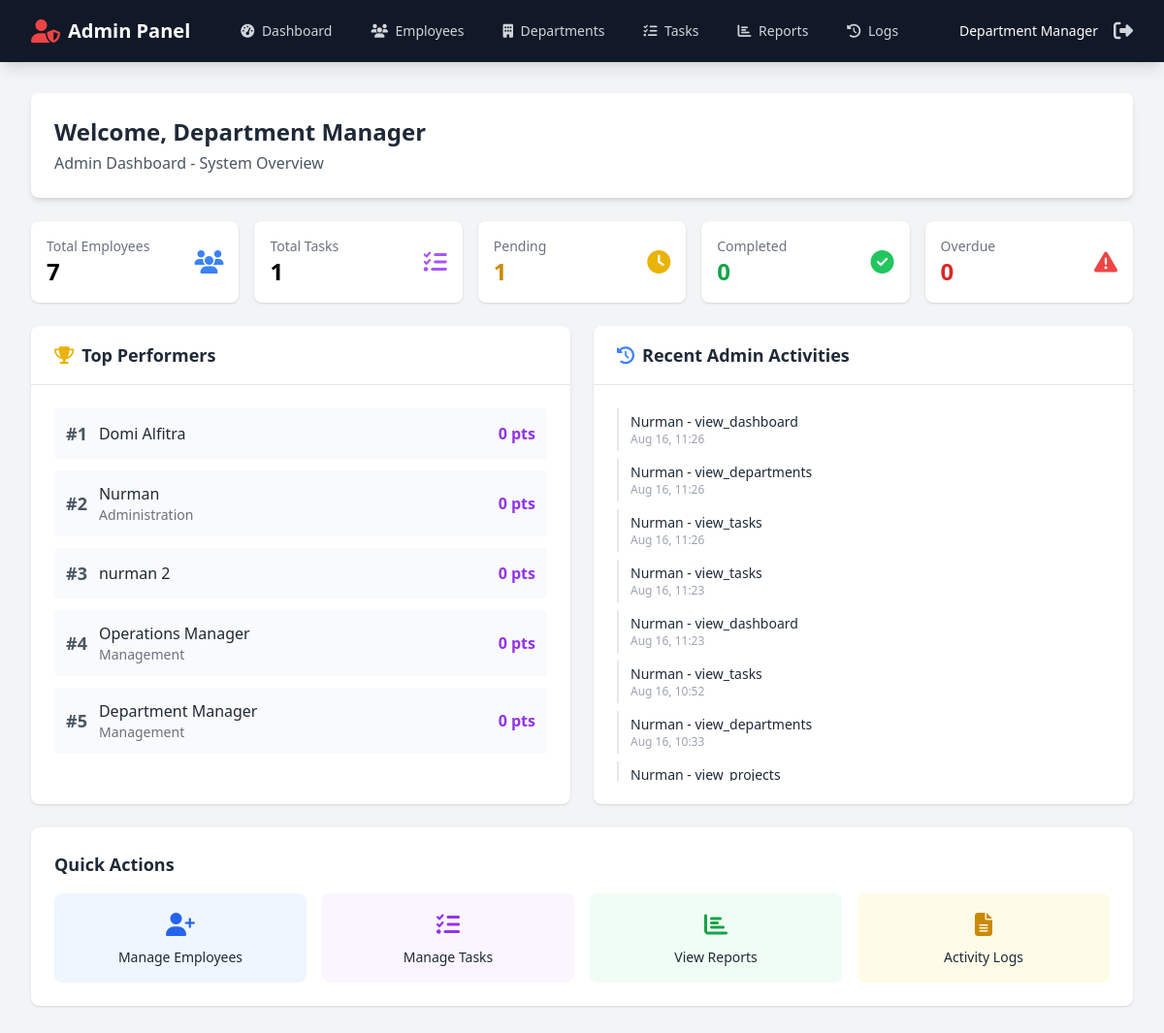
Screenshot of /admin/dashboard.php (signed in) with the database file from the repository.
### tables this page shows
CREATE TABLE `employees` (
  `id` int(11) NOT NULL,
  `name` varchar(100) NOT NULL,
  `email` varchar(100) NOT NULL,
  `password` varchar(255) NOT NULL,
  `role` enum('admin','manager','employee') DEFAULT 'employee',
  `whatsapp_number` varchar(20) DEFAULT NULL,
  `department` varchar(50) DEFAULT NULL,
  `total_points` int(11) DEFAULT 0,
  `notification_enabled` tinyint(1) DEFAULT 1,
  `created_at` timestamp NOT NULL DEFAULT current_timestamp()
);

CREATE TABLE `admin_logs` (
  `id` int(11) NOT NULL,
  `admin_id` int(11) DEFAULT NULL,
  `action` varchar(100) DEFAULT NULL,
  `target_type` varchar(50) DEFAULT NULL,
  `target_id` int(11) DEFAULT NULL,
  `details` text DEFAULT NULL,
  `ip_address` varchar(45) DEFAULT NULL,
  `created_at` timestamp NOT NULL DEFAULT current_timestamp()
);

### admin/config.php (called while the page is built, shortened)
<?php
function getCurrentAdmin() {
    $pdo = getDB();
    $stmt = $pdo->prepare("SELECT * FROM employees WHERE id = ?");
    $stmt->execute([$_SESSION[ADMIN_SESSION_PREFIX . 'id']]);
    return $stmt->fetch();
}
?>

### admin/dashboard.php (the view, shortened to what this page needs)
<?php
require_once 'config.php';
$admin = getCurrentAdmin();
$pdo = getDB();
$stmt = $pdo->query("SELECT * FROM admin_dashboard_stats");
$stats = $stmt->fetch();
$stmt = $pdo->prepare("
    SELECT al.*, e.name as admin_name
    FROM admin_logs al
    LEFT JOIN employees e ON al.admin_id = e.id
    ORDER BY al.created_at DESC
    LIMIT 10
");
$stmt->execute();
$recentActivities = $stmt->fetchAll();
$stmt = $pdo->query("
    SELECT name, department, total_points, role
    FROM employees
    ORDER BY total_points DESC
    LIMIT 5
");
$topPerformers = $stmt->fetchAll();
?>
<!DOCTYPE html>
<html lang="en">
<head>
    <script src="https://cdn.tailwindcss.com"></script>
    <link rel="stylesheet" href="https://cdnjs.cloudflare.com/ajax/libs/font-awesome/6.4.0/css/all.min.css">
</head>
<body class="bg-gray-100">
    <?php include 'header.php'; ?>
    <div class="max-w-7xl mx-auto px-4 sm:px-6 lg:px-8 py-8">
        <div class="bg-white rounded-lg shadow-md p-6 mb-6">
            <h1 class="text-2xl font-bold text-gray-800">
                Welcome, <?php echo htmlspecialchars($admin['name']); ?>
            </h1>
            <p class="text-gray-600 mt-1">Admin Dashboard - System Overview</p>
        </div>
        <div class="grid grid-cols-1 md:grid-cols-2 lg:grid-cols-5 gap-4 mb-6">
            <div class="bg-white rounded-lg shadow p-4">
                <div class="flex items-center justify-between">
                    <div>
                        <p class="text-gray-500 text-sm">Total Employees</p>
                        <p class="text-2xl font-bold"><?php echo $stats['total_employees']; ?></p>
                    </div>
                    <i class="fas fa-users text-blue-500 text-2xl"></i>
                </div>
            </div>
            <div class="bg-white rounded-lg shadow p-4">
                <div class="flex items-center justify-between">
                    <div>
                        <p class="text-gray-500 text-sm">Total Tasks</p>
                        <p class="text-2xl font-bold"><?php echo $stats['total_tasks']; ?></p>
                    </div>
                    <i class="fas fa-tasks text-purple-500 text-2xl"></i>
                </div>
            </div>
            <div class="bg-white rounded-lg shadow p-4">
                <div class="flex items-center justify-between">
                    <div>
                        <p class="text-gray-500 text-sm">Pending</p>
                        <p class="text-2xl font-bold text-yellow-600"><?php echo $stats['pending_tasks']; ?></p>
                    </div>
                    <i class="fas fa-clock text-yellow-500 text-2xl"></i>
                </div>
            </div>
            <div class="bg-white rounded-lg shadow p-4">
                <div class="flex items-center justify-between">
                    <div>
                        <p class="text-gray-500 text-sm">Completed</p>
                        <p class="text-2xl font-bold text-green-600"><?php echo $stats['completed_tasks']; ?></p>
                    </div>
                    <i class="fas fa-check-circle text-green-500 text-2xl"></i>
                </div>
            </div>
            <div class="bg-white rounded-lg shadow p-4">
                <div class="flex items-center justify-between">
                    <div>
                        <p class="text-gray-500 text-sm">Overdue</p>
                        <p class="text-2xl font-bold text-red-600"><?php echo $stats['overdue_tasks']; ?></p>
                    </div>
                    <i class="fas fa-exclamation-triangle text-red-500 text-2xl"></i>
                </div>
            </div>
        </div>
        <div class="grid grid-cols-1 lg:grid-cols-2 gap-6">
            <div class="bg-white rounded-lg shadow">
                <div class="px-6 py-4 border-b">
                    <h2 class="text-lg font-semibold text-gray-800">
                        <i class="fas fa-trophy text-yellow-500 mr-2"></i>Top Performers
                    </h2>
                </div>
                <div class="p-6">
                    <div class="space-y-3">
                        <?php foreach ($topPerformers as $index => $performer): ?>
                        <div class="flex items-center justify-between p-3 bg-gray-50 rounded">
                            <div class="flex items-center">
                                <span class="text-lg font-bold text-gray-600 mr-3">
                                    #<?php echo $index + 1; ?>
                                </span>
                                <div>
                                    <p class="font-medium text-gray-800">
                                        <?php echo htmlspecialchars($performer['name']); ?>
                                    </p>
                                    <p class="text-sm text-gray-500">
                                        <?php echo htmlspecialchars($performer['department']); ?>
                                    </p>
                                </div>
                            </div>
                            <div class="text-right">
                                <p class="font-bold text-purple-600"><?php echo $performer['total_points']; ?> pts</p>
                            </div>
                        </div>
                        <?php endforeach; ?>
                    </div>
                </div>
            </div>
            <div class="bg-white rounded-lg shadow">
                <div class="px-6 py-4 border-b">
                    <h2 class="text-lg font-semibold text-gray-800">
                        <i class="fas fa-history text-blue-500 mr-2"></i>Recent Admin Activities
                    </h2>
                </div>
                <div class="p-6">
                    <div class="space-y-2 max-h-96 overflow-y-auto">
                        <?php foreach ($recentActivities as $activity): ?>
                        <div class="text-sm border-l-2 border-gray-200 pl-3 py-1">
                            <p class="text-gray-800">
                                <span class="font-medium"><?php echo htmlspecialchars($activity['admin_name']); ?></span>
                                - <?php echo htmlspecialchars($activity['action']); ?>
                            </p>
                            <p class="text-gray-400 text-xs">
                                <?php echo date('M d, H:i', strtotime($activity['created_at'])); ?>
                            </p>
                        </div>
                        <?php endforeach; ?>
                    </div>
                </div>
            </div>
        </div>
        <div class="mt-6 bg-white rounded-lg shadow p-6">
            <h2 class="text-lg font-semibold text-gray-800 mb-4">Quick Actions</h2>
            <div class="grid grid-cols-2 md:grid-cols-4 gap-4">
                <a href="employees.php" class="bg-blue-50 hover:bg-blue-100 rounded-lg p-4 text-center transition">
                    <i class="fas fa-user-plus text-blue-600 text-2xl mb-2"></i>
                    <p class="text-sm font-medium text-gray-800">Manage Employees</p>
                </a>
                <a href="tasks.php" class="bg-purple-50 hover:bg-purple-100 rounded-lg p-4 text-center transition">
                    <i class="fas fa-tasks text-purple-600 text-2xl mb-2"></i>
                    <p class="text-sm font-medium text-gray-800">Manage Tasks</p>
                </a>
                <a href="reports.php" class="bg-green-50 hover:bg-green-100 rounded-lg p-4 text-center transition">
                    <i class="fas fa-chart-bar text-green-600 text-2xl mb-2"></i>
                    <p class="text-sm font-medium text-gray-800">View Reports</p>
                </a>
                <a href="logs.php" class="bg-yellow-50 hover:bg-yellow-100 rounded-lg p-4 text-center transition">
                    <i class="fas fa-file-alt text-yellow-600 text-2xl mb-2"></i>
                    <p class="text-sm font-medium text-gray-800">Activity Logs</p>
                </a>
            </div>
        </div>
    </div>
</body>
</html>

### rows the page displays
employees: name "Department Manager", department "Management", total_points "0"
employees: name "Domi Alfitra", total_points "0"
employees: name "Nurman", department "Administration", total_points "0"
employees: name "nurman 2", total_points "0"
employees: name "Operations Manager", department "Management", total_points "0"
admin_logs: admin.name "Nurman", action "view_dashboard", created_at "Aug 16, 11:26"
admin_logs: admin.name "Nurman", action "view_departments", created_at "Aug 16, 11:26"
admin_logs: admin.name "Nurman", action "view_tasks", created_at "Aug 16, 11:26"
admin_logs: admin.name "Nurman", action "view_tasks", created_at "Aug 16, 11:23"
admin_logs: admin.name "Nurman", action "view_dashboard", created_at "Aug 16, 11:23"
admin_logs: admin.name "Nurman", action "view_tasks", created_at "Aug 16, 10:52"
admin_logs: admin.name "Nurman", action "view_departments", created_at "Aug 16, 10:33"
admin_logs: admin.name "Nurman", action "view_projects"

### other values shown
$_SESSION[ADMIN_SESSION_PREFIX . 'name'] "Department Manager"
$stats['total_employees'] "7"
$stats['total_tasks'] "1"
$stats['pending_tasks'] "1"
$stats['completed_tasks'] "0"
$stats['overdue_tasks'] "0"
